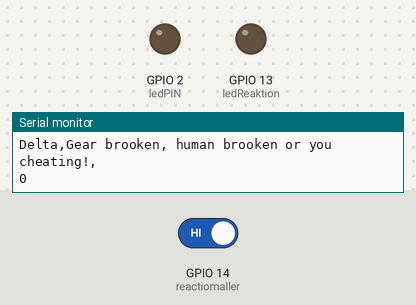
Simulated run of this sketch. Board: ESP32. Parts: output pins drawn as LEDs (lit = HIGH), the last lines printed to the serial monitor. The inputs (shaded band) are chosen by the test bench; at power-on: GPIO 14 (reactiomaller) HIGH. Random numbers use the default seed unless the sketch sets one.

Above: at 6.6 s.
6.7 s: GPIO 14 (reactiomaller) driven LOW
At 9.5 s:
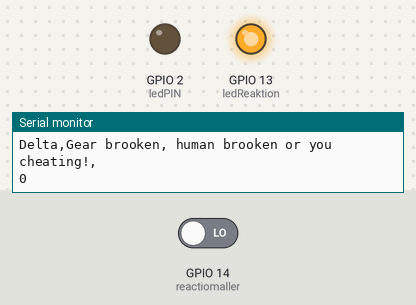
9.9 s: GPIO 14 (reactiomaller) driven HIGH
At 10.6 s:
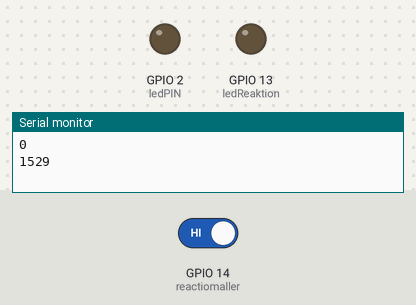
Timing chart, 0 to 12.9 s (numbered marks = the images above; inputs shaded):
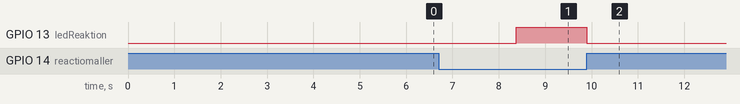

The sketch:

v1_0.ino
```cpp
//pin brukt i esp32s
//Board: her brukt esp32 Dev Module
const int reactiomaller{14};
const int ledPIN {2};
const int ledReaktion {13};


// verdier trengt for å gjør ting.
int  randomTime{0};
int startTime {0};
int endTime{0};
int minWaitingTime {300};
int maxWaitingTime {3601};
const int pauseTime(1000);
//300 ms til 3601


void setup() {
  // For å besteme moitor på: 115200
  Serial.begin(115200);

  //Forteller koden hva pinsene skal gjøre
  pinMode(reactiomaller, INPUT);
  pinMode(ledPIN, OUTPUT);
  pinMode(ledReaktion, OUTPUT);


  Serial.println("Vi er på");
}

void loop() {
  // millis kan byttes ut med millis(); med micro();

  // Tar mellom (50ms) 300ms, til 3 sekunder mellom hver mulighet.
   randomTime = random(minWaitingTime, maxWaitingTime);delay(randomTime);
   startTime = millis();
  digitalWrite(ledReaktion, HIGH);

// så lenge knappen ikke er trykket, så går koden forbi while funksjonen her som ikke gjøre noe.
   while(digitalRead(reactiomaller)==LOW){
    // skal være tom.
    }
  endTime = millis();// måler når man har klikket inn.
  digitalWrite(ledPIN, LOW);
  digitalWrite(ledReaktion, LOW);
  //skrur av ledene.

  // sjekker om man jukser eller problemer med utstyret.
  if(endTime-startTime>=  60){  // vi sier ingen mennker har raskere reaksjon en 60millisekunder.
    digitalWrite(ledPIN, HIGH);

    //Dette er forskjellen mellom lyset blir skurdd på til kanppen blir trykket.
    //Serial.println("Delta, reksjonstid:, ");
    Serial.println(endTime - startTime);
  }

  else
   {
    // you cheat or inhuman reactions.
    Serial.println("Delta,Gear brooken, human brooken or you cheating!, ");
    Serial.println(endTime - startTime);
    }

// Skrur av led lys, gir en pause
digitalWrite(ledPIN, LOW);
digitalWrite(ledReaktion, LOW);
delay(pauseTime);
}
```

Measured:
- after the input at 6.7 s, GPIO 13 (ledReaktion): LOW → HIGH after 1.7 s
- after the input at 9.9 s, GPIO 13 (ledReaktion): HIGH → LOW at once
